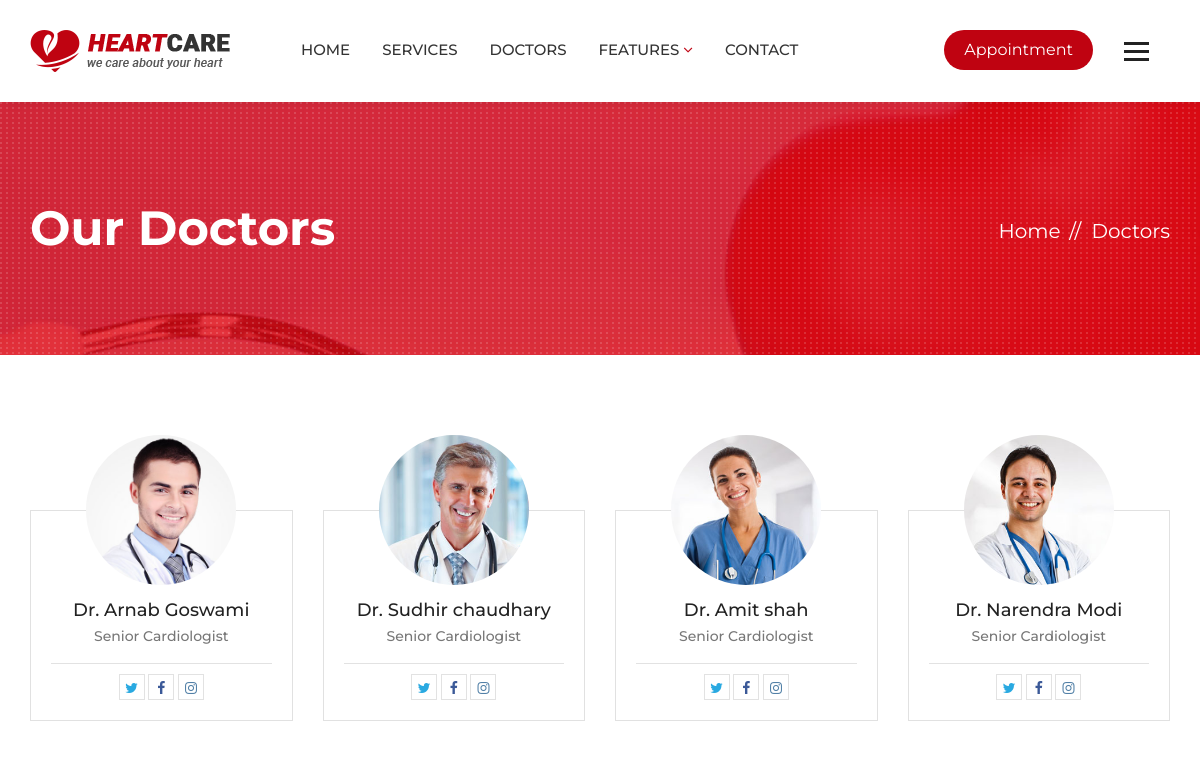
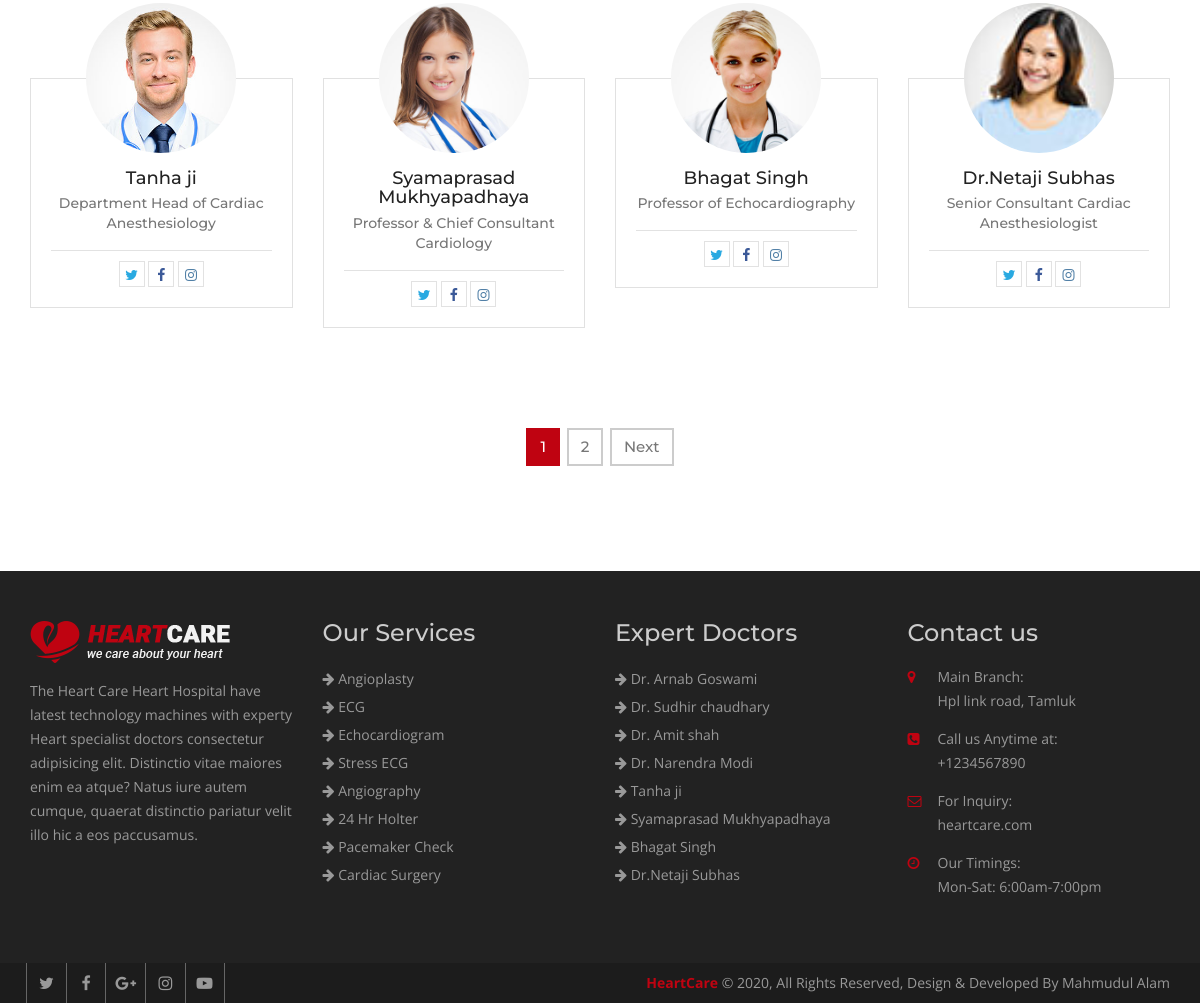
The app's page /doctors/ with its own data (2 pictures, top to bottom).
### hospital/models.py (models this page shows, shortened)
class Doctor(models.Model):
    name = models.CharField(max_length=120)
    speciality = models.CharField(max_length=120)
    picture = models.ImageField(upload_to="doctors/")
    details = models.TextField()
    experience = models.TextField()
    expertize = models.ManyToManyField(to='Expertize', related_name='doctors')
    twitter = models.CharField(max_length=120, blank=True, null=True)
    facebook = models.CharField(max_length=120, blank=True, null=True)
    instagram = models.CharField(max_length=120, blank=True, null=True)

class Service(models.Model):
    title = models.CharField(max_length=120)
    description = models.TextField()
    items = models.ManyToManyField(to='Item',)
    thumbnail = models.ImageField(upload_to='services/')
    cover = models.ImageField(upload_to='services/')
    image1 = models.ImageField(upload_to='services/', blank=True, null=True)
    image2 = models.ImageField(upload_to='services/', blank=True, null=True)

### hospital/views.py (the view)
# urls.py: path('doctors/', views.DoctorListView.as_view(), name="doctors"),
class DoctorListView(ListView):
    template_name = 'hospital/team.html'
    queryset = Doctor.objects.all()
    paginate_by = 8

### hospital/context_processors.py (called while the page is built)
def footer_content(request):
    services = Service.objects.all()
    doctors = Doctor.objects.all()
    context = {
        'services': services,
        'doctors': doctors
    }
    return context

### templates/hospital/team.html (shortened to what this page needs)
{% extends 'base.html' %}
{% block maincontent %}
<div class="inner-banner">
  <div class="container">
    <div class="row">
      <div class="col-md-7">
        <h1>Our Doctors</h1>
      </div>
      <div class="col-md-5">
        <ol class="breadcrumb">
          <li><a href="{% url 'index' %}">Home</a></li>
          <li class="active">Doctors</li>
        </ol>
      </div>
    </div>
  </div>
</div>
<div class="main-content">
  <div class="team-page">
    <div class="container">
      <div class="row">
        {% for doctor in object_list %}
        <div class="col-md-3 col-sm-6">
          <div class="team-box mb50">
            <div class="team-thumb">  <img src="{{ doctor.picture.url }}" alt=""></div>
            <div class="team-text">
              <h5><a href="{% url 'doctor_details' doctor.id %}">{{ doctor.name }}</a></h5>
              <strong>{{ doctor.speciality }}</strong>
              <ul class="team-social">
                {% if doctor.twitter %}
                <li><a class="tw" href="{{ doctor.twitter }}"><i class="fa fa-twitter" aria-hidden="true"></i></a></li>
                {% endif %}
                {% if doctor.facebook %}
                <li><a class="fb" href="{{ doctor.facebook }}"><i class="fa fa-facebook" aria-hidden="true"></i></a>
                </li>
                {% endif %}
                {% if doctor.instagram %}
                <li><a class="insta" href="{{ doctor.instagram }}"><i class="fa fa-instagram"
                      aria-hidden="true"></i></a></li>
                {% endif %}
              </ul>
            </div>
          </div>
        </div>
        {% endfor %}
      </div>
      <div class="row">
        <div class="col-md-12">
          {% if is_paginated %}
          {% include 'partials/_pagination.html' %}
          {% endif %}
        </div>
      </div>
    </div>
  </div>
</div>
{% endblock maincontent %}

### templates/partials/_footer.html
{% load static %}
<footer class="footer">
  <div class="footer-widgets">
    <div class="container">
      <div class="row">
        <div class="col-md-3 col-sm-6">
          <div class="widget"> <img class="ft-logo" src="{% static 'heartcare/images/footer-logo.png' %}" alt="">
            <p>The Heart Care Heart Hospital have latest technology machines with experty Heart specialist doctors
              consectetur adipisicing elit. Distinctio vitae maiores enim ea atque? Natus iure autem cumque, quaerat
              distinctio pariatur velit illo hic a eos paccusamus. </p>
          </div>
        </div>
        <div class="col-md-3 col-sm-6">
          <div class="widget">
            <h3>Our Services</h3>
            <ul>
              {% for service in services|slice:':8' %}
              <li><a href="{% url 'service_details' service.id %}"><i class="fa fa-arrow-right"></i>
                  {{service.title }}</a></li>
              {% endfor %}
            </ul>
          </div>
        </div>
        <div class="col-md-3 col-sm-6">
          <div class="widget">
            <h3>Expert Doctors</h3>
            <ul>
              {% for doctor in doctors|slice:':8' %}
              <li><a href="{% url 'doctor_details' doctor.id %}"><i class="fa fa-arrow-right"></i> {{ doctor.name }}</a>
              </li>
              {% endfor %}
            </ul>
          </div>
        </div>
        <div class="col-md-3 col-sm-6">
          <div class="widget">
            <h3>Contact us</h3>
            <address>
              <ul>
                <li> <span class="icon"><i class="fa fa-map-marker" aria-hidden="true"></i></span> <span
                    class="add-text"><strong>Main Branch:</strong> Hpl link road, Tamluk</span> </li>
                <li> <span class="icon"><i class="fa fa-phone-square" aria-hidden="true"></i></span> <span
                    class="add-text"><strong>Call us Anytime at:</strong> +1234567890</span> </li>
                <li> <span class="icon"><i class="fa fa-envelope-o" aria-hidden="true"></i></span> <span
                    class="add-text"><strong>For Inquiry:</strong> heartcare.com</span> </li>
                <li> <span class="icon"><i class="fa fa-clock-o" aria-hidden="true"></i></span> <span
                    class="add-text"><strong>Our Timings:</strong> Mon-Sat: 6:00am-7:00pm</span> </li>
              </ul>
            </address>
          </div>
        </div>
      </div>
    </div>
  </div>
  <div class="footer-cr">
    <div class="container">
      <div class="row">
        <div class="col-md-6">
          <div class="footer-social"> <a href="#"><i class="fa fa-twitter" aria-hidden="true"></i></a> <a href="#"><i
                class="fa fa-facebook" aria-hidden="true"></i></a> <a href="#"><i class="fa fa-google-plus"
                aria-hidden="true"></i></a> <a href="#"><i class="fa fa-instagram" aria-hidden="true"></i></a> <a
              href="#"><i class="fa fa-youtube-play" aria-hidden="true"></i></a>
          </div>
        </div>
        <div class="col-md-6">
          <p><strong>HeartCare</strong> © {% now 'Y' %}, All Rights Reserved, Design & Developed By Mahmudul Alam</p>
        </div>
      </div>
    </div>
  </div>
</footer>

### heartcare/static/heartcare/css/custom.css (style rules this page uses)
html body { font-family: 'Open Sans', sans-serif; color: #777777; font-size: 14px; }
p { line-height: 24px; }
body h1, body h2, body h3, body h4, body h5, body h6 { font-family: 'Montserrat', sans-serif; margin: 0px; }
body h1 { font-size: 48px; }
body h3 { font-size: 24px; }
body h5 { font-size: 18px; }
.inner-banner { background: url(../images/inner.jpg) no-repeat top center; position: relative; width: 100%; float: left; padding: 100px 0 100px; background-color: #bf0311; z-index: 0; }
.inner-banner:after { background: url(../images/patt.png); position: absolute; left: 0; top: 0; content: ""; width: 100%; height: 100%; }
.inner-banner .container { position: relative; z-index: 99; }
.inner-banner h1 { color: #fff; font-weight: 700; }
.inner-banner .breadcrumb { text-align: right; background: none; padding: 0px; margin: 15px 0 0; }
.inner-banner .breadcrumb>li, .inner-banner .breadcrumb>li a { color: #fff; font-size: 20px; font-family: 'Montserrat', sans-serif; }
.inner-banner .breadcrumb>li+li::before { color: #fff; content: "// "; padding: 0 5px; }
.main-content { width: 100%; float: left; padding: 50px 0; }
.team-box { width: 100%; float: left; }
.team-box .team-thumb { overflow: hidden; position: relative; width: 150px; height: 150px; border-radius: 100%; margin: 0 auto -75px; }
.team-thumb>img { height: auto; width: 100%; }
.team-box .team-thumb:after { position: absolute; left: 0; top: 0; width: 100%; height: 0; content: ""; background: rgba(191, 3, 17, .7); opacity: 0; transition: all ease-in-out 0.3s; -webkit-transition: all ease-in-out 0.3s; }
.team-box .team-text { border: 1px solid #e1e1e1; width: 100%; padding: 90px 20px 20px 20px; text-align: center; }
.team-text h5 { margin: 0 0 5px; font-weight: 500; color: #222; }
.team-text h5 a { color: #222; }
.team-text strong { font-family: 'Montserrat', sans-serif; font-weight: 500; font-size: 14x; color: #777777; }
.team-social { margin: 17px 0 0; padding: 10px 0 0; list-style: none; text-align: center; border-top: 1px solid #e2e2e2; }
.team-social li { display: inline-block; }
.team-social li a { display: block; border: 1px solid #e2e2e2; color: #9c9c9c; width: 26px; height: 26px; text-align: center; line-height: 26px; transition: all ease-in-out 0.3s; -webkit-transition: all ease-in-out 0.3s; }
.mb50 { margin-bottom: 50px; }
.team-page { width: 100%; float: left; padding: 30px 0; }
.footer { width: 100%; float: left; background: #222222; padding: 50px 0 0 0; }
.footer .widget { width: 100%; float: left; margin: 0 0 50px; }
.footer .widget ul { margin: 0px; padding: 0px; list-style: none; }
.footer .widget li { line-height: 28px; color: #999999; }
.footer .widget a { color: #999; }
.footer .widget h3 { margin: 0 0 20px; color: #cccccc; line-height: 24px; }
.ft-logo { margin-bottom: 16px; max-width: 100%; height: auto; }
.footer .widget p { line-height: 24px; color: #999999; }
.footer .widget address li { float: left; line-height: 24px; margin-bottom: 14px; width: 100%; }
.widget address .icon { width: 30px; float: left; color: #bf0311; }
.widget address .add-text { float: left; width: 80%; }
.widget address .add-text>strong { display: block; font-weight: 400; }
.footer-cr { width: 100%; float: left; clear: both; background: #1c1c1c; }
.footer-cr p { margin: 0px; line-height: 40px; color: #999999; text-align: right; }
.footer-cr p strong { color: #bf0311; }
.footer-social a { border-left: 1px solid #666666; color: #999999; display: inline-block; font-size: 16px; line-height: 40px; margin-left: -4px; text-align: center; width: 40px; }
.footer-social a:last-child { border-right: 1px solid #666666; }
.team-social li a.tw { color: #29a9e1; }
.team-social li a.fb { color: #3b5998; }
.team-social li a.insta { color: #5280a7; }

### records on screen
Doctor: picture (picture), name "Dr. Arnab Goswami", speciality "Senior Cardiologist"
Doctor: picture (picture), name "Dr. Sudhir chaudhary", speciality "Senior Cardiologist"
Doctor: picture (picture), name "Dr. Amit shah", speciality "Senior Cardiologist"
Doctor: picture (picture), name "Dr. Narendra Modi", speciality "Senior Cardiologist"
Doctor: picture (picture), name "Tanha ji", speciality "Department Head of Cardiac Anesthesiology"
Doctor: picture (picture), name "Syamaprasad Mukhyapadhaya", speciality "Professor & Chief Consultant Cardiology"
Doctor: picture (picture), name "Bhagat Singh", speciality "Professor of Echocardiography"
Doctor: picture (picture), name "Dr.Netaji Subhas", speciality "Senior Consultant Cardiac Anesthesiologist"
Service: title "Angioplasty"
Service: title "ECG"
Service: title "Echocardiogram"
Service: title "Stress ECG"
Service: title "Angiography"
Service: title "24 Hr Holter"
Service: title "Pacemaker Check"
Service: title "Cardiac Surgery"

### other values on screen
{{ page_num }} "1"
{{ page_num }} "2"
